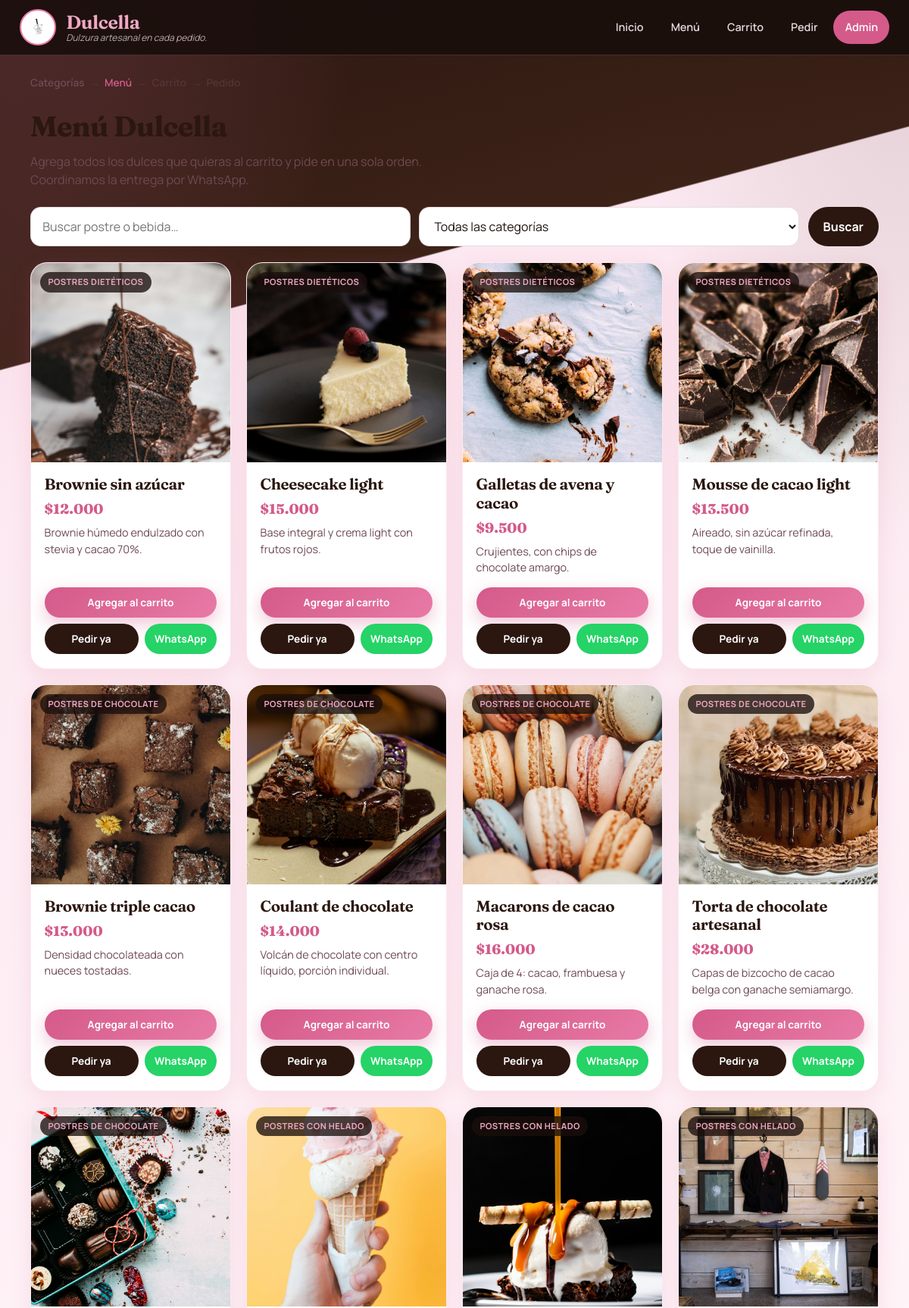
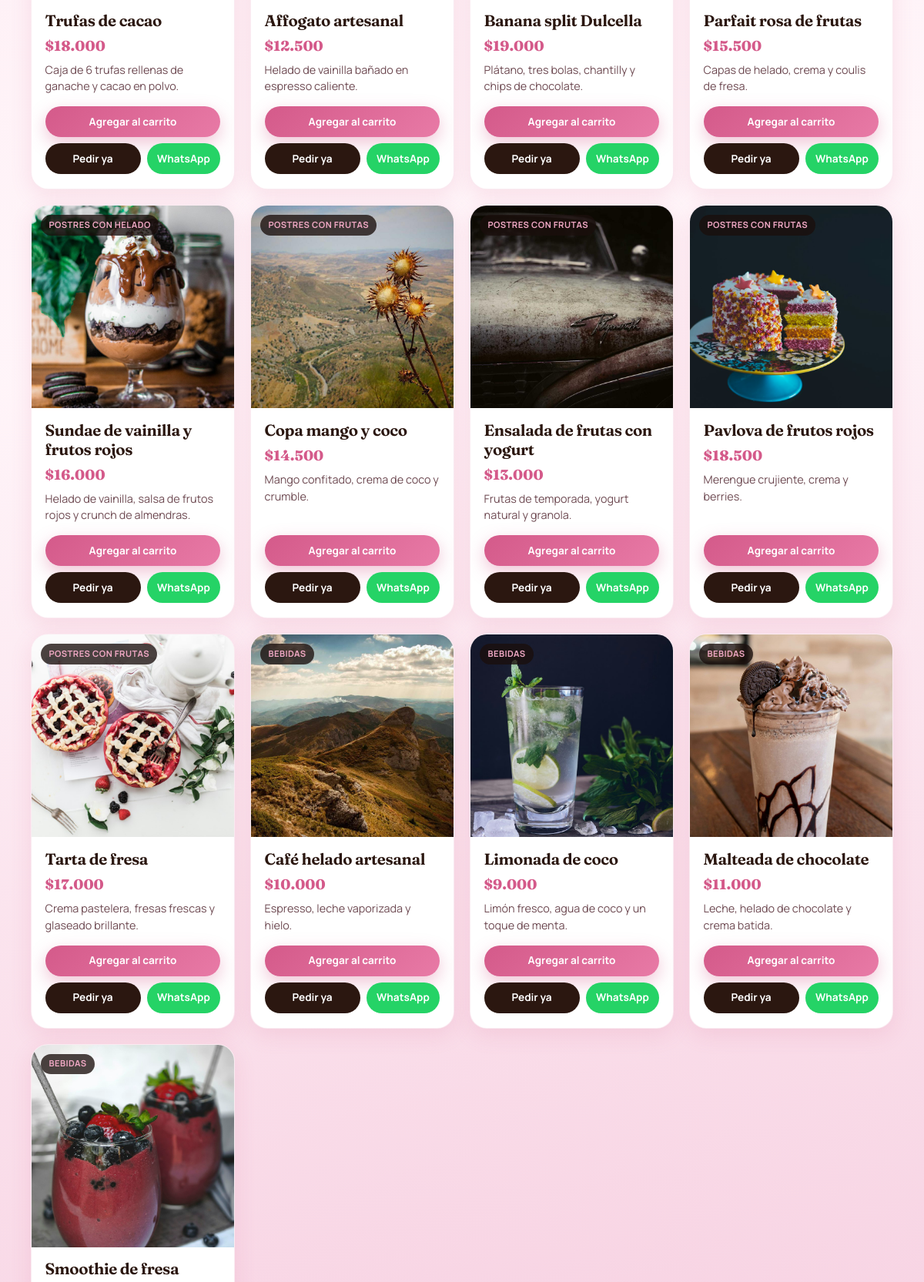
/catalogo.php (upper part), run on the app's committed database (2 pictures, top to bottom).
### tables this page shows
CREATE TABLE producto (
  id_producto INT UNSIGNED AUTO_INCREMENT PRIMARY KEY,
  nombre VARCHAR(150) NOT NULL,
  precio DECIMAL(10,2) NOT NULL,
  descripcion TEXT NULL,
  disponible TINYINT(1) NOT NULL DEFAULT 1,
  foto_url VARCHAR(255) NULL,
  id_categoria INT UNSIGNED NOT NULL,
  FOREIGN KEY (id_categoria) REFERENCES categoria(id_categoria)
);

CREATE TABLE categoria (
  id_categoria INT UNSIGNED AUTO_INCREMENT PRIMARY KEY,
  nombre VARCHAR(100) NOT NULL UNIQUE
);

### includes/funciones.php (called while the page is built, shortened)
<?php
function e(string $texto): string
{
    return htmlspecialchars($texto, ENT_QUOTES, 'UTF-8');
}
function formatearPrecio($precio): string
{
    return '$' . number_format((float) $precio, 0, ',', '.');
}
function enlaceWhatsApp(string $mensaje): string
{
    return 'https://wa.me/' . DULCELLA_WHATSAPP . '?text=' . rawurlencode($mensaje);
}
function urlFoto(?string $foto, string $prefijo = ''): string
{
    $foto = trim($foto);
    return $prefijo . ltrim($foto, '/');
}

### catalogo.php (the view, shortened to what this page needs)
<?php
require_once __DIR__ . '/includes/conexion.php';
require_once __DIR__ . '/includes/funciones.php';
$buscar = trim($_GET['q'] ?? '');
$catNombre = '';
$sql = 'SELECT p.*, c.nombre AS categoria
        FROM producto p
        INNER JOIN categoria c ON c.id_categoria = p.id_categoria
        WHERE p.disponible = 1';
$sql .= ' ORDER BY c.id_categoria, p.nombre';
$stmt = $mysqli->prepare($sql);
$stmt->execute();
$productos = $stmt->get_result()->fetch_all(MYSQLI_ASSOC);
require __DIR__ . '/includes/header.php';
?>
<nav class="paso-ruta anim-rise" aria-label="Progreso">
  <a href="index.php">Categorías</a>
  <span>→</span>
  <span class="actual"><?= $catNombre !== '' ? e($catNombre) : 'Menú' ?></span>
  <span>→</span>
  <span>Carrito</span>
  <span>→</span>
  <span>Pedido</span>
</nav>
<h1 class="seccion-titulo anim-rise">Menú Dulcella</h1>
<p class="seccion-sub anim-rise-2">Agrega todos los dulces que quieras al carrito y pide en una sola orden. Coordinamos la entrega por WhatsApp.</p>
<form class="toolbar anim-rise-2" method="get">
  <input type="search" name="q" placeholder="Buscar postre o bebida…" value="<?= e($buscar) ?>">
  <select name="categoria" onchange="this.form.submit()">
    <option value="">Todas las categorías</option>
  </select>
  <button class="btn btn-choco" type="submit">Buscar</button>
</form>
<?php if (!$productos): ?>
  <div class="vacio">No hay productos disponibles con ese filtro.</div>
<?php else: ?>
  <div class="grid-productos">
    <?php foreach ($productos as $p): ?>
      <?php
        $msgWa = 'Hola Dulcella, me interesa: ' . $p['nombre'] . ' (' . formatearPrecio($p['precio']) . ')';
        $foto = urlFoto($p['foto_url']);
      ?>
      <article class="card-producto">
        <div class="media">
          <img src="<?= e($foto) ?>" alt="<?= e($p['nombre']) ?>" loading="lazy">
          <span class="tag-cat"><?= e($p['categoria']) ?></span>
        </div>
        <div class="card-body">
          <h3><?= e($p['nombre']) ?></h3>
          <div class="precio"><?= formatearPrecio($p['precio']) ?></div>
          <p><?= e($p['descripcion'] ?: $p['categoria']) ?></p>
          <div class="card-acciones">
            <form method="post" action="carrito.php">
              <button class="btn btn-rosa btn-sm" type="submit">Agregar al carrito</button>
            </form>
            <form method="post" action="carrito.php">
              <button class="btn btn-choco btn-sm" type="submit">Pedir ya</button>
            </form>
            <a class="btn btn-wa btn-sm" href="<?= e(enlaceWhatsApp($msgWa)) ?>" target="_blank" rel="noopener">WhatsApp</a>
          </div>
        </div>
      </article>
    <?php endforeach; ?>
  </div>
<?php endif; ?>
<?php require __DIR__ . '/includes/footer.php'; ?>

### data on the page
producto: foto_url (picture), id_categoria.nombre "POSTRES DIETÉTICOS", nombre "Brownie sin azúcar", precio "$12.000", descripcion "Brownie húmedo endulzado con stevia y cacao 70%."
producto: foto_url (picture), id_categoria.nombre "POSTRES DIETÉTICOS", nombre "Cheesecake light", precio "$15.000", descripcion "Base integral y crema light con frutos rojos."
producto: foto_url (picture), id_categoria.nombre "POSTRES DIETÉTICOS", nombre "Galletas de avena y cacao", precio "$9.500", descripcion "Crujientes, con chips de chocolate amargo."
producto: foto_url (picture), id_categoria.nombre "POSTRES DIETÉTICOS", nombre "Mousse de cacao light", precio "$13.500", descripcion "Aireado, sin azúcar refinada, toque de vainilla."
producto: foto_url (picture), id_categoria.nombre "POSTRES DE CHOCOLATE", nombre "Brownie triple cacao", precio "$13.000", descripcion "Densidad chocolateada con nueces tostadas."
producto: foto_url (picture), id_categoria.nombre "POSTRES DE CHOCOLATE", nombre "Coulant de chocolate", precio "$14.000", descripcion "Volcán de chocolate con centro líquido, porción individual."
producto: foto_url (picture), id_categoria.nombre "POSTRES DE CHOCOLATE", nombre "Macarons de cacao rosa", precio "$16.000", descripcion "Caja de 4: cacao, frambuesa y ganache rosa."
producto: foto_url (picture), id_categoria.nombre "POSTRES DE CHOCOLATE", nombre "Torta de chocolate artesanal", precio "$28.000", descripcion "Capas de bizcocho de cacao belga con ganache semiamargo."
producto: foto_url (picture), id_categoria.nombre "POSTRES DE CHOCOLATE", nombre "Trufas de cacao", precio "$18.000", descripcion "Caja de 6 trufas rellenas de ganache y cacao en polvo."
producto: foto_url (picture), id_categoria.nombre "POSTRES CON HELADO", nombre "Affogato artesanal", precio "$12.500", descripcion "Helado de vainilla bañado en espresso caliente."
producto: foto_url (picture), id_categoria.nombre "POSTRES CON HELADO", nombre "Banana split Dulcella", precio "$19.000", descripcion "Plátano, tres bolas, chantilly y chips de chocolate."
producto: foto_url (picture), id_categoria.nombre "POSTRES CON HELADO", nombre "Parfait rosa de frutas", precio "$15.500", descripcion "Capas de helado, crema y coulis de fresa."
producto: foto_url (picture), id_categoria.nombre "POSTRES CON HELADO", nombre "Sundae de vainilla y frutos rojos", precio "$16.000", descripcion "Helado de vainilla, salsa de frutos rojos y crunch de almendras."
producto: foto_url (picture), id_categoria.nombre "POSTRES CON FRUTAS", nombre "Copa mango y coco", precio "$14.500", descripcion "Mango confitado, crema de coco y crumble."
producto: foto_url (picture), id_categoria.nombre "POSTRES CON FRUTAS", nombre "Ensalada de frutas con yogurt", precio "$13.000", descripcion "Frutas de temporada, yogurt natural y granola."
producto: foto_url (picture), id_categoria.nombre "POSTRES CON FRUTAS", nombre "Pavlova de frutos rojos", precio "$18.500", descripcion "Merengue crujiente, crema y berries."
producto: foto_url (picture), id_categoria.nombre "POSTRES CON FRUTAS", nombre "Tarta de fresa", precio "$17.000", descripcion "Crema pastelera, fresas frescas y glaseado brillante."
producto: foto_url (picture), id_categoria.nombre "BEBIDAS", nombre "Café helado artesanal", precio "$10.000", descripcion "Espresso, leche vaporizada y hielo."
producto: foto_url (picture), id_categoria.nombre "BEBIDAS", nombre "Limonada de coco", precio "$9.000", descripcion "Limón fresco, agua de coco y un toque de menta."
producto: foto_url (picture), id_categoria.nombre "BEBIDAS", nombre "Malteada de chocolate", precio "$11.000", descripcion "Leche, helado de chocolate y crema batida."
producto: foto_url (picture), id_categoria.nombre "BEBIDAS", nombre "Smoothie de fresa"
